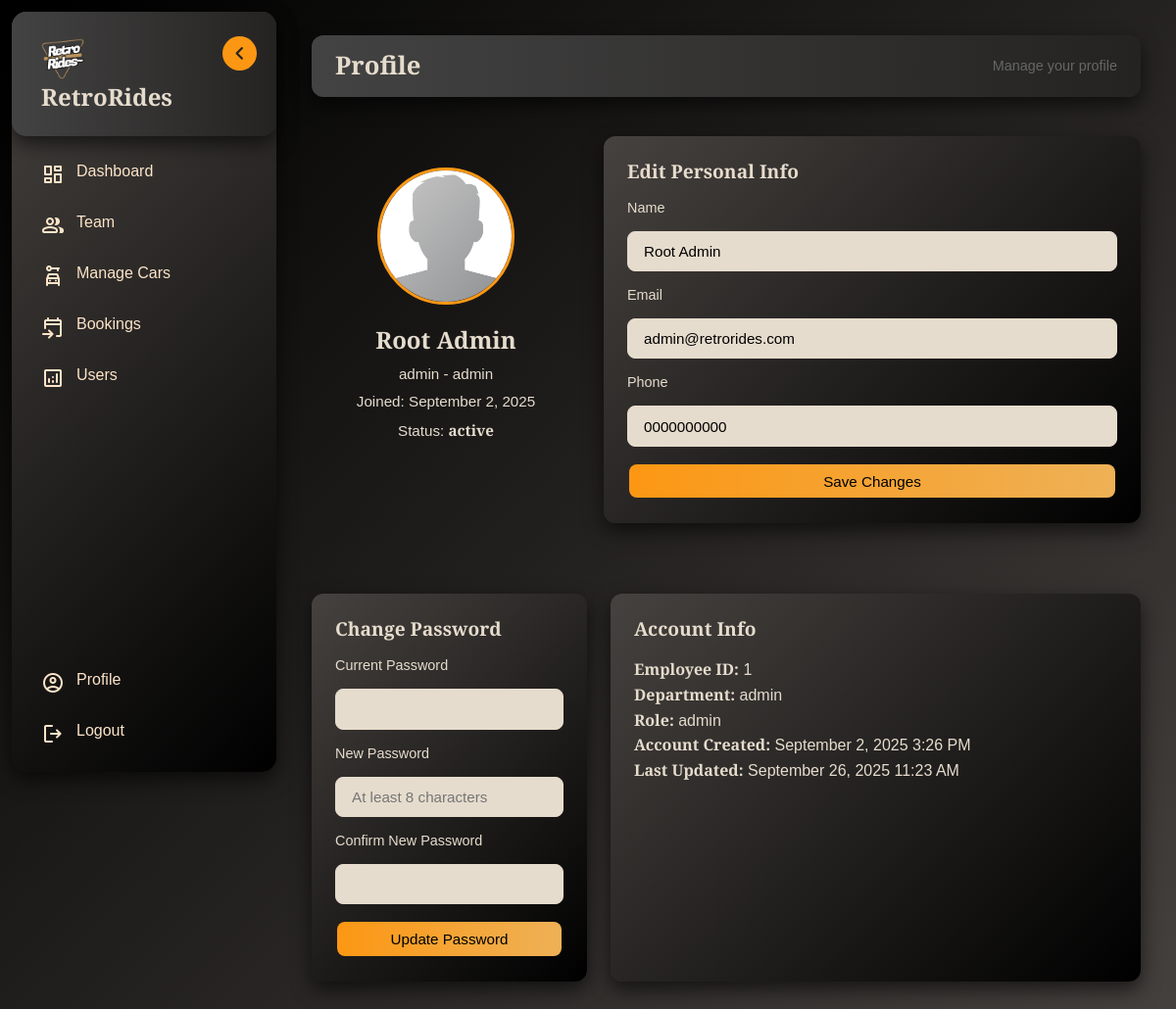
The app's page /admin/profile (signed in) with its own data.
### tables this page shows
CREATE TABLE `employees` (
  `employee_id` int(11) NOT NULL,
  `name` varchar(100) NOT NULL,
  `email` varchar(100) NOT NULL,
  `password` varchar(255) NOT NULL,
  `phone` varchar(20) DEFAULT NULL,
  `role` enum('admin','sales','mechanic','support','other') NOT NULL DEFAULT 'other',
  `department` varchar(50) DEFAULT NULL,
  `joined` date NOT NULL,
  `status` enum('active','inactive','leave') NOT NULL DEFAULT 'active',
  `created_at` timestamp NOT NULL DEFAULT current_timestamp(),
  `updated_at` timestamp NOT NULL DEFAULT current_timestamp() ON UPDATE current_timestamp()
);

### app/Core/BaseController.php (called while the page is built, shortened)
<?php
abstract class BaseController
{
    protected array $errorMessages = [];
    protected function getErrorMessage(?string $errorCode = null): string
    {
        $code = $errorCode ?? ($_GET['error'] ?? '');
        $commonMessages = [
            'csrf' => 'Invalid request. Please try again.',
            'invalid_id' => 'Invalid ID provided.',
            'missing_fields' => 'All required fields must be filled.',
            'invalid_email' => 'Please enter a valid email address.',
            'invalid_phone' => 'Phone number format is invalid.',
            'cannot_delete_self' => 'You cannot delete your own account.',
            'cannot_deactivate_self' => 'You cannot deactivate your own account.',
            'update_failed' => 'Failed to update record. Please try again.',
            'delete_failed' => 'Failed to delete record. Please try again.',
            'insert_failed' => 'Failed to create record. Please try again.',
            'not_found' => 'The requested item was not found.'
        ];
        $allMessages = array_merge($commonMessages, $this->errorMessages);
        return $allMessages[$code] ?? '';
    }
    protected function getSuccessMessage(): string
    {
        return '';
    }
    protected function getViewData(): array
    {
        return [
            'error' => $this->getErrorMessage(),
            'success' => $this->getSuccessMessage(),
            'csrfToken' => $_SESSION['csrf_token'] ?? '',
            'baseUrl' => getBasePath(),
            'currentUser' => [
                'id' => $_SESSION['user_id'] ?? null,
                'name' => $_SESSION['user_name'] ?? '',
                'role' => $_SESSION['role'] ?? ''
            ]
        ];
    }
   protected function renderView(string $viewPath, array $data = [], ?string $layout = 'main'): void
    {
        $viewData = array_merge($this->getViewData(), $data);
        extract($viewData);
        require BASE_PATH . '/app/Views/' . $viewPath;
    }
}

### app/Controllers/Admin/ProfileController.php (called while the page is built, shortened)
<?php
class ProfileController extends BaseController
{
    public function index(): void
    {
        $adminId = $_SESSION['user_id'] ?? null;
        $admin = $this->model->getAdminProfile($adminId);
        $this->renderView('Admin/ProfileView.php', [
            'admin' => $admin,
            'title' => 'Manage your profile',
            'pageCSS' => '/assets/css/Admin/profile.css'
        ], 'admin');
    }
}

### public/index.php (called while the page is built, shortened)
<?php
require_once __DIR__ . '/../app/bootstrap.php';
$router = new Router($container);
$router->dispatch($_SERVER['REQUEST_URI'], $_SERVER['REQUEST_METHOD']);

### app/Models/Admin/ProfileModel.php (called while the page is built, shortened)
<?php
class ProfileModel
{
    public function getAdminProfile(int $adminId): ?array
    {
        $stmt = $this->conn->prepare("
            SELECT employee_id, name, email, phone, role, department, joined, status, created_at, updated_at
            FROM employees
            WHERE employee_id = ?
        ");
        $stmt->bind_param("i", $adminId);
        $stmt->execute();
        $result = $stmt->get_result();
        $admin = $result->fetch_assoc();
        return $admin ?: null;
    }
}

### app/Views/Admin/ProfileView.php (the view, shortened to what this page needs)
<header class="topbar">
    <h1>Profile</h1>
    <div style="color: #666; font-size: 0.9rem;">
            Manage your profile
    </div>
</header>
<section class="profile-grid">
    <div class="profile-overview">
        <img src="<?php echo $baseUrl; ?>/assets/images/Admin/profile/default-avatar.png"
                alt="Profile Picture" class="profile-pic">
        <h2><?php echo htmlspecialchars($admin['name']); ?></h2>
        <p><?php echo htmlspecialchars($admin['role']); ?> - <?php echo htmlspecialchars($admin['department']); ?></p>
        <p>Joined: <?php echo date("F j, Y", strtotime($admin['joined'])); ?></p>
        <p>Status: <strong><?php echo htmlspecialchars($admin['status']); ?></strong></p>
    </div>
    <div class="panel">
        <h3>Edit Personal Info</h3>
        <form action="<?php echo $baseUrl; ?>/admin/profile/update" method="POST">
            <label>Name</label>
            <input type="text" name="name" value="<?php echo htmlspecialchars($admin['name']); ?>" required>
            <label>Email</label>
            <input type="email" name="email" value="<?php echo htmlspecialchars($admin['email']); ?>" required>
            <label>Phone</label>
            <input type="text" name="phone" value="<?php echo htmlspecialchars($admin['phone']); ?>" placeholder="Optional">
            <button class="btn-main" type="submit">Save Changes</button>
        </form>
    </div>
</section>
<section class="profile-grid">
    <div class="panel">
        <h3>Change Password</h3>
        <form action="<?php echo $baseUrl; ?>/admin/profile/password" method="POST">
            <label>Current Password</label>
            <input type="password" name="old_password" required>
            <label>New Password</label>
            <input type="password" name="new_password" required minlength="8"
                    placeholder="At least 8 characters">
            <label>Confirm New Password</label>
            <input type="password" name="confirm_password" required minlength="8">
            <button class="btn-main" type="submit">Update Password</button>
        </form>
    </div>
    <div class="panel">
        <h3>Account Info</h3>
        <p><strong>Employee ID:</strong> <?php echo (int)$admin['employee_id']; ?></p>
        <p><strong>Department:</strong> <?php echo htmlspecialchars($admin['department']); ?></p>
        <p><strong>Role:</strong> <?php echo htmlspecialchars($admin['role']); ?></p>
        <p><strong>Account Created:</strong> <?php echo date('F j, Y g:i A', strtotime($admin['created_at'])); ?></p>
        <p><strong>Last Updated:</strong> <?php echo date('F j, Y g:i A', strtotime($admin['updated_at'])); ?></p>
    </div>
</section>

### public/assets/css/base.css (style rules this page uses)
* { margin: 0; padding: 0; box-sizing: border-box; }
html { scroll-behavior: smooth; }
body { font-family: "Bodoni Moda", sans-serif; background-color: #0e0d0d; color: #e6dccd; min-height: 100vh; max-width: 100%; overflow-x: hidden; }
h1 { font-size: 32px; line-height: 1.2; font-weight: 700; }
h2 { font-size: 24px; line-height: 1.3; font-weight: 600; }
h3 { font-size: 20px; line-height: 1.3; font-weight: 600; }
p { font-size: 16px; line-height: 1.6; font-weight: 400; }
:root { --primary: #fc9713; --secondary: #e6dccd; --accent: linear-gradient(90deg, #fc9713, #eeb156); --hover: linear-gradient(90deg, #fc9713, #805009); --orange-grad: linear-gradient(135deg, rgba(248, 135, 30, 0.445), rgba(0, 0, 0, 1)); --dark: #242322; --background: linear-gradient(to right, #444343, #242322); --background2: linear-gradient(135deg, #000000, #46423f); --panel: linear-gradient(135deg, #46423f, #000000); --scroll-accent: #854b00; --scroll-hover: #da9125; --scroll-background: #242322; }

### public/assets/css/components.css (style rules this page uses)
.btn-main { text-decoration: none; padding: 12px 24px; border-radius: 8px; background: linear-gradient(90deg, #fc9713, #eeb156); color: black; font-weight: bold; font-size: 18px; border: none; cursor: pointer; transition: transform 0.3s ease, box-shadow 0.3s ease, background 1s ease; }

### public/assets/css/sidebar.css (style rules this page uses)
body { background: var(--background2); }

### public/assets/css/Admin/admin-base.css (style rules this page uses)
:root { --layout-padding: 1.5rem; --sidebar-width: 270px; --sidebar-width-collapsed: 85px; --font-size-lg: 1.6rem; --font-size-md: 1.2rem; --font-size-base: 0.95rem; --font-size-sm: 0.85rem; --font-size-xs: 0.8rem; --radius-default: 12px; --radius-sm: 8px; --shadow-md: 0 8px 20px rgba(0, 0, 0, 0.6); --btn-padding: 0.55rem 1rem; --btn-padding-sm: 0.4rem 0.75rem; --status-padding: 0.3rem 0.6rem; }
.topbar { background: var(--background); padding: 1rem 1.5rem; border-radius: var(--radius-default); box-shadow: var(--shadow-md); display: flex; justify-content: space-between; align-items: center; flex-wrap: wrap; gap: 1rem; margin-bottom: 1rem; }
.topbar h1 { font-size: var(--font-size-lg); font-weight: 600; }
.btn-main { padding: var(--btn-padding); font-size: var(--font-size-base); margin: 2px; }

### public/assets/css/Admin/profile.css (style rules this page uses)
:root { --topbar-padding: 1rem 1.5rem; --profile-pic-size: 140px; --font-size-lg: 1.6rem; --font-size-md: 1.5rem; --font-size-sm: 1.2rem; --font-size-xs: 0.95rem; --radius-default: 12px; --radius-sm: 8px; --shadow-md: 0 8px 20px rgba(0, 0, 0, 0.6); }
.topbar { background: var(--background); padding: var(--topbar-padding); border-radius: var(--radius-default); box-shadow: var(--shadow-md); display: flex; justify-content: space-between; align-items: center; flex-wrap: wrap; gap: 1rem; margin-bottom: 1rem; }
.topbar h1 { font-size: var(--font-size-lg); font-weight: 600; }
.profile-grid { display: grid; grid-template-columns: 1fr 2fr; gap: 1.5rem; margin-bottom: 1.5rem; }
.profile-overview { text-align: center; padding: 2rem 1.5rem; }
.profile-pic { width: var(--profile-pic-size); height: var(--profile-pic-size); border-radius: 50%; object-fit: cover; margin-bottom: 1rem; border: 3px solid var(--primary); }
.profile-overview h2 { font-size: var(--font-size-md); font-weight: 600; margin-bottom: 0.5rem; }
.profile-overview p { font-size: var(--font-size-xs); margin: 0.25rem 0; color: var(--secondary); }
.panel { background: var(--panel); padding: 1.5rem; border-radius: var(--radius-default); box-shadow: var(--shadow-md); margin-bottom: 1.5rem; }
.panel h3 { font-size: var(--font-size-sm); font-weight: 600; margin-bottom: 1rem; }
.panel form { display: flex; flex-direction: column; gap: 1rem; }
.panel label { font-size: 0.9rem; font-weight: 500; }
.panel input[type="text"], .panel input[type="email"], .panel input[type="password"] { padding: 0.7rem 1rem; border-radius: var(--radius-sm); border: 1px solid var(--secondary); background: var(--secondary); font-size: var(--font-size-xs); transition: all 0.2s ease; }
.btn-main { font-size: var(--font-size-xs); font-weight: 500; }

### records on screen
employees: name "Root Admin", role "admin", department "admin", joined "September 2, 2025", status "active", email "admin@retrorides.com", phone "0000000000", employee_id "1", created_at "September 2, 2025 3:26 PM", updated_at "September 26, 2025 11:23 AM"
